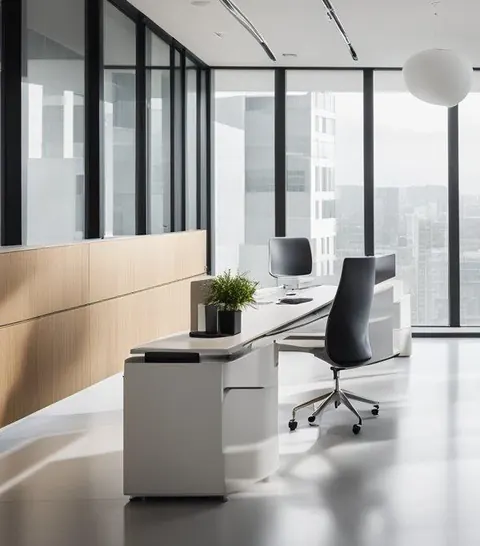
#> input picture assets/img/about-480.webp, 480 x 546 px; its folder holds 4 pictures in this run
$ python crop-images.py ../assets/img/about-480.webp ../assets/img/about-600.webp
#> lines starting #> are read from the running program, lines starting #| are printed output that depends on the picture
"""Generate responsive WebP crops from source photos.
Usage: python3 scripts/crop-images.py <office.webp> <consultation.webp>
Crop boxes are (left, top, right, bottom) in source pixels."""
import sys
from PIL import Image

office, consult = sys.argv[1], sys.argv[2]
JOBS = {
    # name: (source, box, widths)
    "hero":        (office,  (0, 0, 1216, 832),    [640, 960, 1216]),
    "intro":       (consult, (60, 0, 1080, 900),   [560, 900]),
    "service-ira": (office,  (250, 200, 850, 650), [480, 600]),
    "service-401k":(office,  (590, 300, 1216, 770),[480, 626]),
    "service-setup":(consult,(130, 480, 770, 900), [480, 640]),
    "about":       (office,  (0, 150, 600, 832),   [480, 600]),
}
for name, (src, box, widths) in JOBS.items():
    img = Image.open(src).convert("RGB").crop(box)
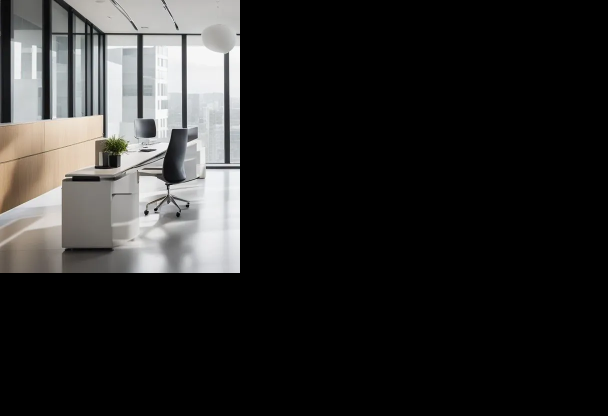
#> img: PIL image 1216x832 RGB (shown at 1/2 size); mean R, G, B 42.5, 42.1, 41.3
    for w in widths:
        h = round(img.height * w / img.width)
        img.resize((w, h), Image.LANCZOS).save(f"assets/img/{name}-{w}.webp", "WEBP", quality=78, method=6)
        print(name, w, h)
#> this loop made 3 passes
#> pass 1, `img.resize((w, h), Image.LANCZOS).save(f"assets/img/{name}-{w}.webp", ..`:
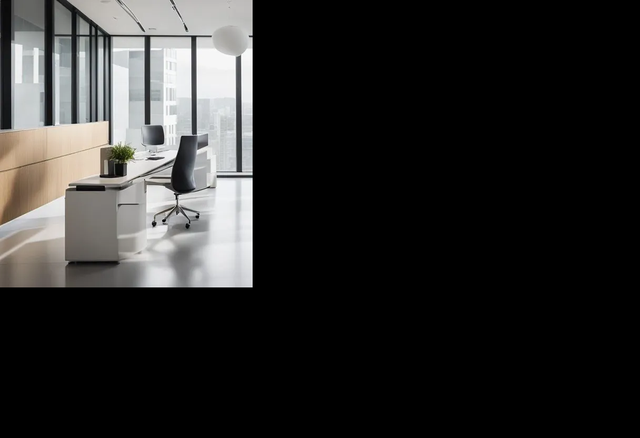
#> saved as hero-640.webp: PIL image 640x438 RGB; mean R, G, B 42.6, 42.1, 41.3
#> pass 2 of the loop `for name, (src, box, widths) in JOBS.items():`:
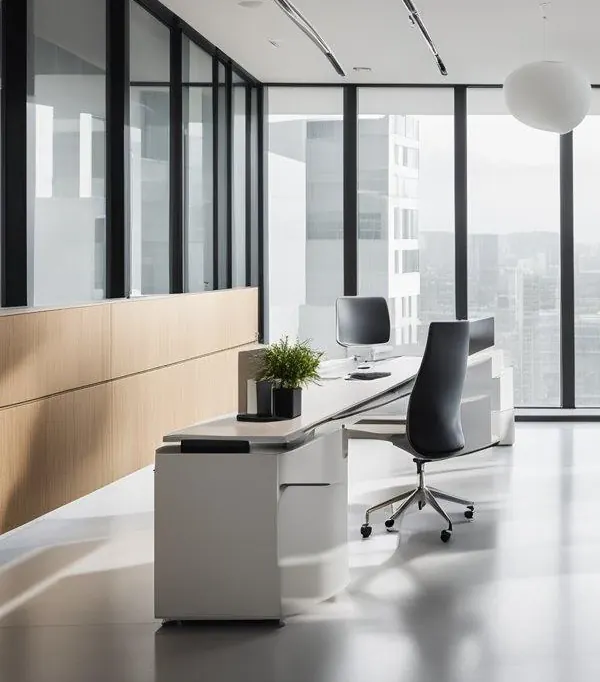
#> input picture assets/img/about-600.webp, 600 x 682 px
#> `img = Image.open(src).convert("RGB").crop(box)`:
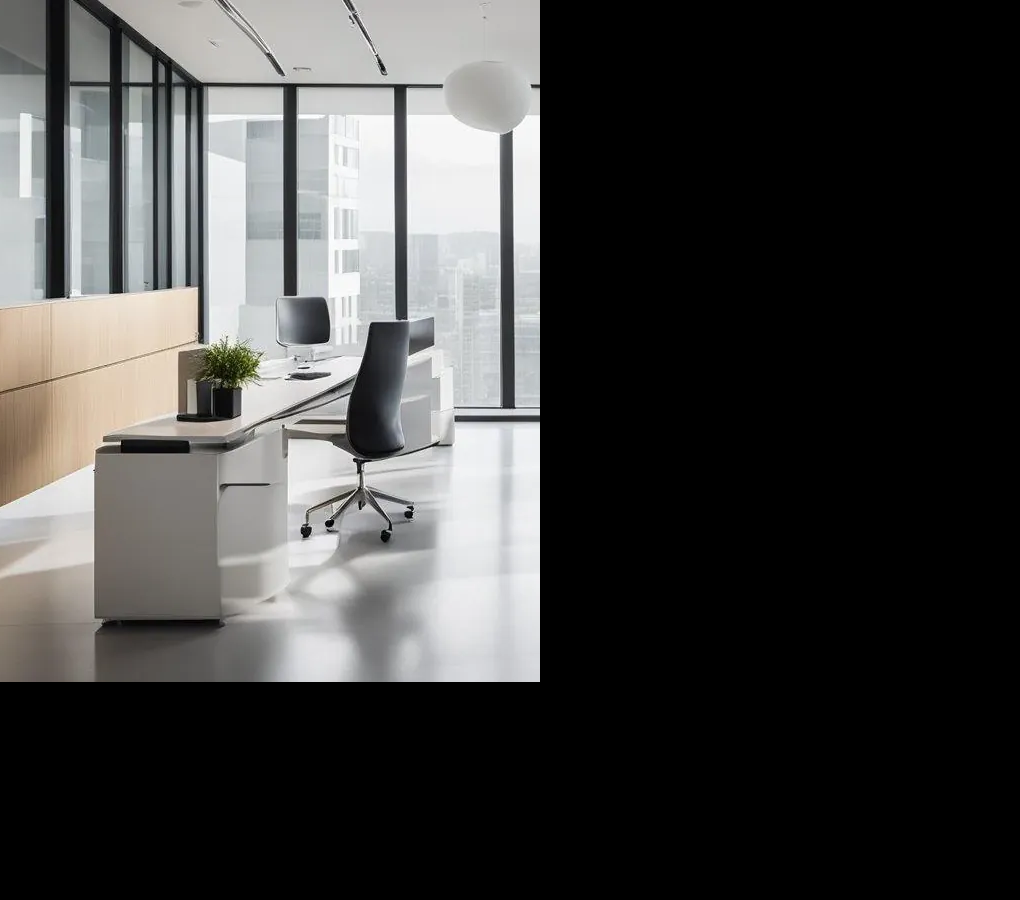
#> img: PIL image 1020x900 RGB; mean R, G, B 67.3, 67, 66
